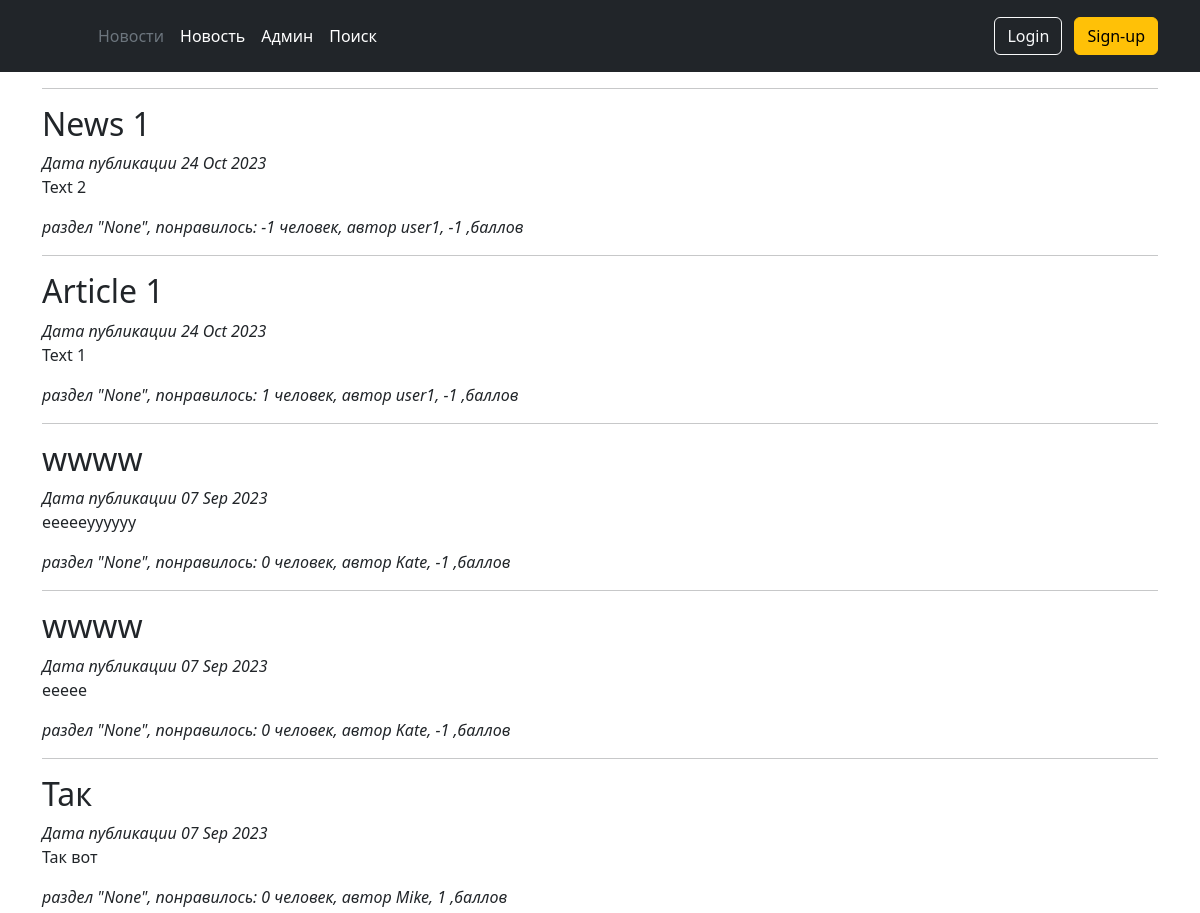
The app's page / (upper part), older data.
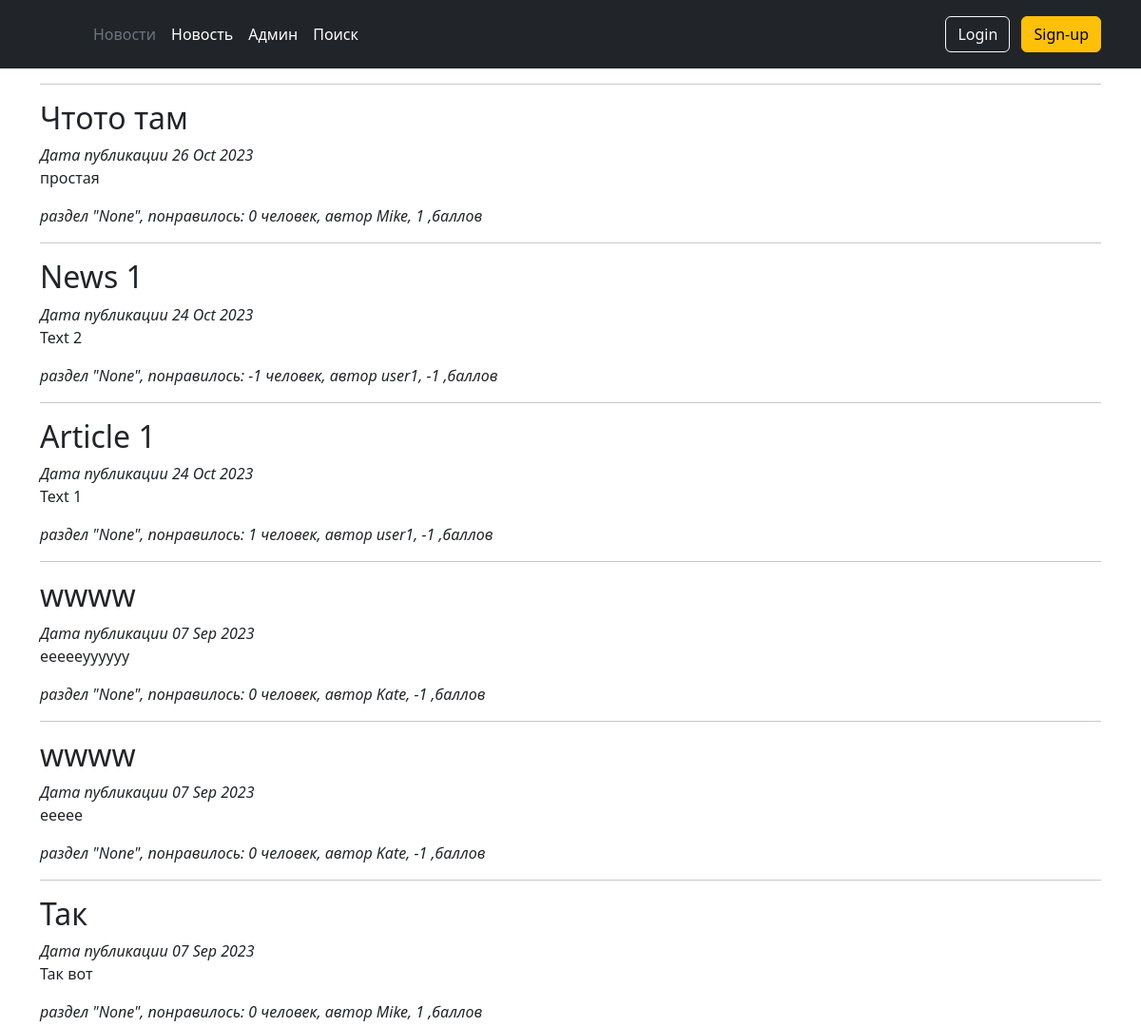
The same page, newer data.
### news/models.py (models this page shows, shortened)
class Post(models.Model):
    author = models.ForeignKey(Author, on_delete=models.CASCADE)
    ARTICLE = 'AR'
    NEWS = 'NW'
    CATEGORY_CHOICES = [
        (ARTICLE, 'Статья'),
        (NEWS, 'Новость'),
    ]
    categoryType = models.CharField(max_length = 2,  choices = CATEGORY_CHOICES, default=ARTICLE)
    dataCreation = models.DateTimeField(auto_now_add = True)
    postCategory = models.ManyToManyField(Category, through='PostCategory')
    titel = models.CharField(max_length = 128)
    text = models.TextField()
    rating = models.SmallIntegerField(default=0)

class Author(models.Model):
    autorUser = models.OneToOneField(User, on_delete=models.CASCADE) #для связи автора с юзером
    ratingAuthor = models.SmallIntegerField(default=0)

### news/views.py (the view)
# urls.py: path('', cache_page(60)(CensoredList.as_view())),
class CensoredList(ListView):
    model = Post
    template_name = 'news/news_read.html'
    context_object_name = 'posts'
    queryset = Post.objects.all().order_by('-dataCreation')

### news/templatetags/censored_filters.py (called while the page is built)
@register.filter(name='censor')
def censor(value):
    for word in banned_words:
        letter = ''
        for i in range(len(word)):
            letter += '*'
        value = value.replace(word, letter)
    return mark_safe(value)

### news/templates/news/news_read.html (shortened to what this page needs)
{% extends 'layer/base.html' %}
{% load censored_filters %}
{% block content %}
<hr>
{% if posts %}
    {% for post in posts %}
    <h2>{{ post.titel|censor }}</h2>
    <i>Дата публикации {{ post.dataCreation|date:'d M Y'  }}</i>
    <p>{{ post.text|truncatewords:50|censor  }}</p>
    <i>раздел "{{ post.postCategory.name }}", понравилось: {{ post.rating }} человек, автор {{post.author.autorUser.username }}, {{ post.author.ratingAuthor }} ,баллов</i>
    <hr>
    {% endfor %}
{% else %}
    <h1>'Такой новости нет'</h1>
{% endif %}
{% endblock content %}

Row changes from the older to the newer data that the page shows:
added Post: titel|censor "Чтото там", dataCreation "26 Oct 2023", text|censor "простая", postCategory.name "None", rating "0", author.autorUser.username "Mike", author.ratingAuthor "1"
